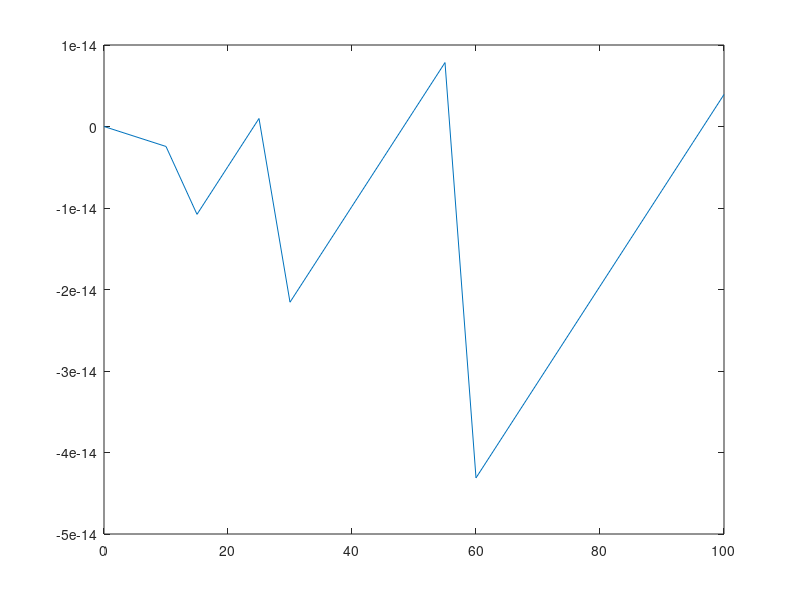

Recreate this plot in MATLAB.
mc = 9.173;
mcw = 15.151;
mmax = 11.941;
jd = 0.001435;
jo1 = 0.000133;
jo2 = 0.000133;
rd = 0.0455;
ro1 = 0.052;
ro2 = 0.052;
kc = 97357;
kcw = 950590;
ko1 = 72261;
ko2 = 72261;
bc = 21.4;
bcw = 21.3;
bo1 = 29.7;
bo2 = 29.7;
bcl = 8.3;
bcwl = 8.3;
m = 1000;
A = -kc/(m+mc);
B = kc*ro1/(m+mc);
C = bc*ro1/(m+mc);
D = -(bc+bcl)/(m+mc);

Am = [0 1 0 0 0 0 0 0 0 0 
      A D 0 0 0 0 B C 0 0
      0 0 0 1 0 0 0 0 0 0
      0 0 -kcw/mcw -(bcw+bcwl)/mcw 0 0 0 0 kcw*ro2/mcw bcw*ro2/mcw
      0 0 0 0 0 1 0 0 0 0
      0 0 0 0 -(rd)^2*(ko1+ko2)/jd -(rd)^2*(bo1+bo2)/jd ko1*rd*ro1/jd bo1*rd*ro1/jd ko2*rd*ro2/jd bo2*rd*ro2/jd
      0 0 0 0 0 0 0 1 0 0
      kc*ro1/jo1 bc*ro1/jo1 0 0 ko1*rd*ro1/jo1 bo1*rd*ro1/jo1 -(ro1)^2*(kc+ko1)/jd -(ro1)^2*(bc+bo1)/jo1 0 0
      0 0 0 0 0 0 0 0 0 1
      0 0 kcw*ro2/jo2 bcw*ro2/jo2 ko2*rd*ro2/jo2 bo2*rd*ro2/jo2 0 0 -(ro2)^2*(kcw+ko2)/jo2 -(ro2)^2*(bcw+bo2)/jo2];
Bm = [0
      0
      0
      0
      0
      1/jd
      0
      0
      0
      0];
  Cm = [0 0 0 0 0 1 0 0 0 0];
  Dm = 0;
  G = ss(A,B,C,D);
  step(G);
  [u,t] = gensig('sin',1,100,5);
  plot(t,u); 